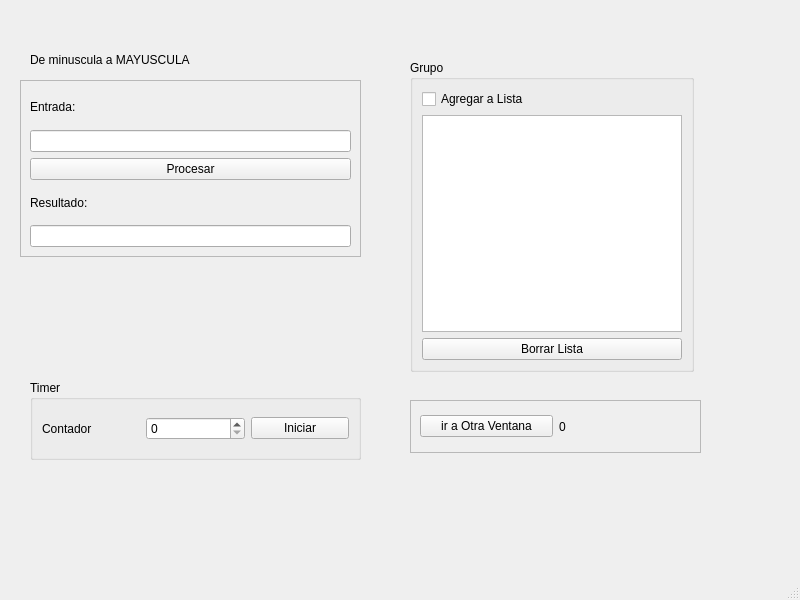
<?xml version="1.0" encoding="UTF-8"?>
<ui version="4.0">
 <class>MainWindow</class>
 <widget class="QMainWindow" name="MainWindow">
  <property name="geometry">
   <rect>
    <x>0</x>
    <y>0</y>
    <width>800</width>
    <height>600</height>
   </rect>
  </property>
  <property name="windowTitle">
   <string>Convertidor de minuscula a mayuscula</string>
  </property>
  <widget class="QWidget" name="centralwidget">
   <widget class="QGroupBox" name="groupBox">
    <property name="geometry">
     <rect>
      <x>410</x>
      <y>60</y>
      <width>284</width>
      <height>312</height>
     </rect>
    </property>
    <property name="title">
     <string>Grupo</string>
    </property>
    <layout class="QVBoxLayout" name="verticalLayout_2">
     <item>
      <widget class="QCheckBox" name="chkAddList">
       <property name="text">
        <string>Agregar a Lista</string>
       </property>
      </widget>
     </item>
     <item>
      <widget class="QListWidget" name="Lista"/>
     </item>
     <item>
      <widget class="QPushButton" name="borrarLista">
       <property name="text">
        <string>Borrar Lista</string>
       </property>
      </widget>
     </item>
    </layout>
   </widget>
   <widget class="QGroupBox" name="groupBox_2">
    <property name="geometry">
     <rect>
      <x>30</x>
      <y>380</y>
      <width>331</width>
      <height>80</height>
     </rect>
    </property>
    <property name="title">
     <string>Timer</string>
    </property>
    <layout class="QHBoxLayout" name="horizontalLayout">
     <item>
      <widget class="QLabel" name="label_3">
       <property name="text">
        <string>Contador</string>
       </property>
      </widget>
     </item>
     <item>
      <widget class="QSpinBox" name="spnContador"/>
     </item>
     <item>
      <widget class="QPushButton" name="btnIniciar">
       <property name="text">
        <string>Iniciar</string>
       </property>
      </widget>
     </item>
    </layout>
   </widget>
   <widget class="QFrame" name="frame">
    <property name="geometry">
     <rect>
      <x>20</x>
      <y>80</y>
      <width>341</width>
      <height>177</height>
     </rect>
    </property>
    <property name="frameShape">
     <enum>QFrame::StyledPanel</enum>
    </property>
    <property name="frameShadow">
     <enum>QFrame::Raised</enum>
    </property>
    <layout class="QVBoxLayout" name="verticalLayout">
     <item>
      <widget class="QLabel" name="label">
       <property name="text">
        <string>Entrada:</string>
       </property>
      </widget>
     </item>
     <item>
      <widget class="QLineEdit" name="txtUsuario"/>
     </item>
     <item>
      <widget class="QPushButton" name="pushButton">
       <property name="text">
        <string>Procesar</string>
       </property>
      </widget>
     </item>
     <item>
      <widget class="QLabel" name="label_2">
       <property name="text">
        <string>Resultado:</string>
       </property>
      </widget>
     </item>
     <item>
      <widget class="QLineEdit" name="txtResultado">
       <property name="readOnly">
        <bool>true</bool>
       </property>
      </widget>
     </item>
    </layout>
   </widget>
   <widget class="QFrame" name="frame_2">
    <property name="geometry">
     <rect>
      <x>410</x>
      <y>400</y>
      <width>291</width>
      <height>53</height>
     </rect>
    </property>
    <property name="frameShape">
     <enum>QFrame::StyledPanel</enum>
    </property>
    <property name="frameShadow">
     <enum>QFrame::Raised</enum>
    </property>
    <layout class="QHBoxLayout" name="horizontalLayout_2">
     <item>
      <widget class="QPushButton" name="btnAbrirVentana">
       <property name="text">
        <string>ir a Otra Ventana</string>
       </property>
      </widget>
     </item>
     <item>
      <widget class="QLabel" name="lblResultado">
       <property name="text">
        <string>0</string>
       </property>
      </widget>
     </item>
    </layout>
   </widget>
   <widget class="QLabel" name="label_4">
    <property name="geometry">
     <rect>
      <x>30</x>
      <y>50</y>
      <width>231</width>
      <height>20</height>
     </rect>
    </property>
    <property name="text">
     <string>De minuscula a MAYUSCULA</string>
    </property>
   </widget>
  </widget>
  <widget class="QMenuBar" name="menubar">
   <property name="geometry">
    <rect>
     <x>0</x>
     <y>0</y>
     <width>800</width>
     <height>25</height>
    </rect>
   </property>
  </widget>
  <widget class="QStatusBar" name="statusbar"/>
 </widget>
 <tabstops>
  <tabstop>Lista</tabstop>
  <tabstop>chkAddList</tabstop>
  <tabstop>spnContador</tabstop>
  <tabstop>btnIniciar</tabstop>
  <tabstop>borrarLista</tabstop>
  <tabstop>pushButton</tabstop>
 </tabstops>
 <resources/>
 <connections/>
</ui>
